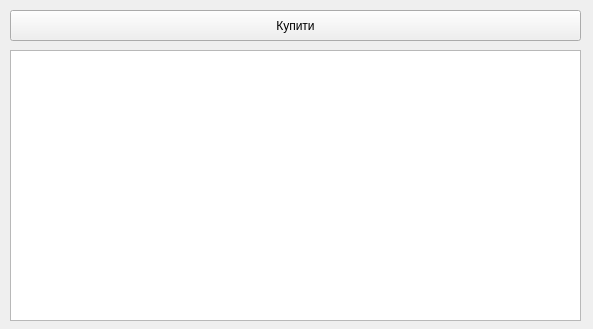
<?xml version="1.0" encoding="UTF-8"?>
<ui version="4.0">
 <class>userWindow</class>
 <widget class="QWidget" name="userWindow">
  <property name="geometry">
   <rect>
    <x>0</x>
    <y>0</y>
    <width>593</width>
    <height>329</height>
   </rect>
  </property>
  <property name="maximumSize">
   <size>
    <width>593</width>
    <height>329</height>
   </size>
  </property>
  <property name="windowTitle">
   <string>Form</string>
  </property>
  <widget class="QTableView" name="tableView">
   <property name="geometry">
    <rect>
     <x>10</x>
     <y>50</y>
     <width>571</width>
     <height>271</height>
    </rect>
   </property>
  </widget>
  <widget class="QPushButton" name="pushButton">
   <property name="geometry">
    <rect>
     <x>10</x>
     <y>10</y>
     <width>571</width>
     <height>31</height>
    </rect>
   </property>
   <property name="text">
    <string>Купити</string>
   </property>
  </widget>
 </widget>
 <resources/>
 <connections/>
</ui>
